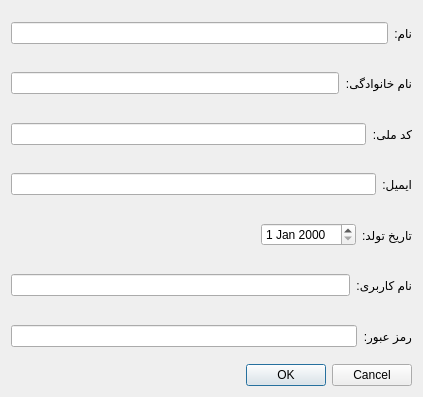
<?xml version="1.0" encoding="UTF-8"?>
<ui version="4.0">
 <class>edit_profile_dia</class>
 <widget class="QDialog" name="edit_profile_dia">
  <property name="geometry">
   <rect>
    <x>0</x>
    <y>0</y>
    <width>423</width>
    <height>397</height>
   </rect>
  </property>
  <property name="windowTitle">
   <string>Dialog</string>
  </property>
  <layout class="QVBoxLayout" name="verticalLayout">
   <item>
    <layout class="QHBoxLayout" name="horizontalLayout">
     <item>
      <widget class="QLineEdit" name="nameled"/>
     </item>
     <item>
      <widget class="QLabel" name="label_2">
       <property name="text">
        <string>نام:</string>
       </property>
      </widget>
     </item>
    </layout>
   </item>
   <item>
    <layout class="QHBoxLayout" name="horizontalLayout_2">
     <item>
      <widget class="QLineEdit" name="lastnameled"/>
     </item>
     <item>
      <widget class="QLabel" name="label_3">
       <property name="text">
        <string>نام خانوادگی:</string>
       </property>
      </widget>
     </item>
    </layout>
   </item>
   <item>
    <layout class="QHBoxLayout" name="horizontalLayout_7">
     <item>
      <widget class="QLineEdit" name="idled"/>
     </item>
     <item>
      <widget class="QLabel" name="label_6">
       <property name="text">
        <string>کد ملی:</string>
       </property>
      </widget>
     </item>
    </layout>
   </item>
   <item>
    <layout class="QHBoxLayout" name="horizontalLayout_6">
     <item>
      <widget class="QLineEdit" name="emailled"/>
     </item>
     <item>
      <widget class="QLabel" name="label_7">
       <property name="text">
        <string>ایمیل:</string>
       </property>
      </widget>
     </item>
    </layout>
   </item>
   <item>
    <layout class="QHBoxLayout" name="horizontalLayout_3">
     <item>
      <spacer name="horizontalSpacer">
       <property name="orientation">
        <enum>Qt::Horizontal</enum>
       </property>
       <property name="sizeHint" stdset="0">
        <size>
         <width>40</width>
         <height>20</height>
        </size>
       </property>
      </spacer>
     </item>
     <item>
      <widget class="QDateEdit" name="dateled"/>
     </item>
     <item>
      <widget class="QLabel" name="label_4">
       <property name="text">
        <string>تاریخ تولد:</string>
       </property>
      </widget>
     </item>
    </layout>
   </item>
   <item>
    <layout class="QHBoxLayout" name="horizontalLayout_4">
     <item>
      <widget class="QLineEdit" name="usernameled"/>
     </item>
     <item>
      <widget class="QLabel" name="label">
       <property name="text">
        <string>نام کاربری:</string>
       </property>
      </widget>
     </item>
    </layout>
   </item>
   <item>
    <layout class="QHBoxLayout" name="horizontalLayout_5">
     <item>
      <widget class="QLineEdit" name="passled"/>
     </item>
     <item>
      <widget class="QLabel" name="label_5">
       <property name="text">
        <string>رمز عبور:</string>
       </property>
      </widget>
     </item>
    </layout>
   </item>
   <item>
    <widget class="QDialogButtonBox" name="buttonBox">
     <property name="orientation">
      <enum>Qt::Horizontal</enum>
     </property>
     <property name="standardButtons">
      <set>QDialogButtonBox::Cancel|QDialogButtonBox::Ok</set>
     </property>
    </widget>
   </item>
  </layout>
 </widget>
 <resources/>
 <connections>
  <connection>
   <sender>buttonBox</sender>
   <signal>accepted()</signal>
   <receiver>edit_profile_dia</receiver>
   <slot>accept()</slot>
   <hints>
    <hint type="sourcelabel">
     <x>248</x>
     <y>254</y>
    </hint>
    <hint type="destinationlabel">
     <x>157</x>
     <y>274</y>
    </hint>
   </hints>
  </connection>
  <connection>
   <sender>buttonBox</sender>
   <signal>rejected()</signal>
   <receiver>edit_profile_dia</receiver>
   <slot>reject()</slot>
   <hints>
    <hint type="sourcelabel">
     <x>316</x>
     <y>260</y>
    </hint>
    <hint type="destinationlabel">
     <x>286</x>
     <y>274</y>
    </hint>
   </hints>
  </connection>
 </connections>
</ui>
